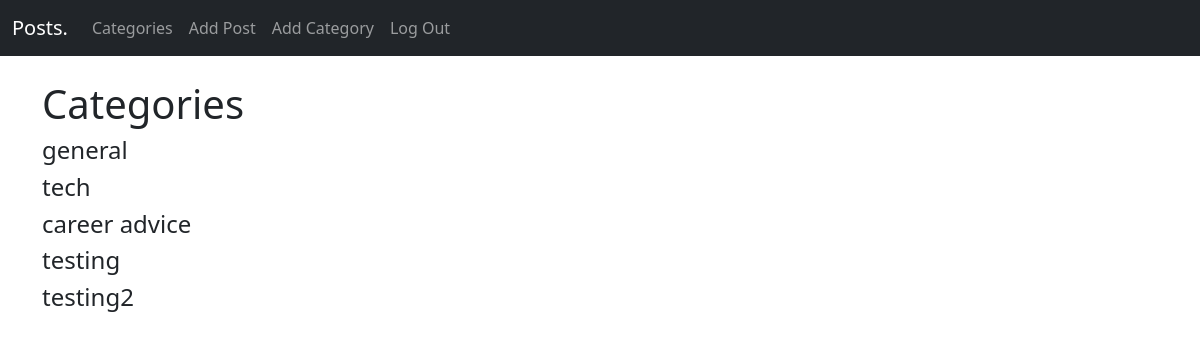
Page /categories/ (signed in) on the committed database.
### startBlog/models.py (models this page shows, shortened)
class Category(models.Model):
    name = models.CharField(max_length=255)
    def __str__(self):
        return self.name

### startBlog/views.py (the view)
# urls.py: path('categories/', views.CategoryListView, name="category-list"),
def CategoryListView(request):
    cat_menu_list = Category.objects.all()
    return render(request, 'category_list.html', {'cat_menu_list': cat_menu_list})

### startBlog/templates/category_list.html (shortened to what this page needs)
{%  extends 'base.html' %}
{%  block content    %}
<h1>Categories</h1>
{% for item in cat_menu_list %}
    <h4><a class="dropdown-item" href="{% url 'category-view' item|slugify %}">{{ item }}</a></h4>
{% endfor %}
{% endblock %}

### rows in the picture
Category: name "general"
Category: name "tech"
Category: name "career advice"
Category: name "testing"
Category: name "testing2"
